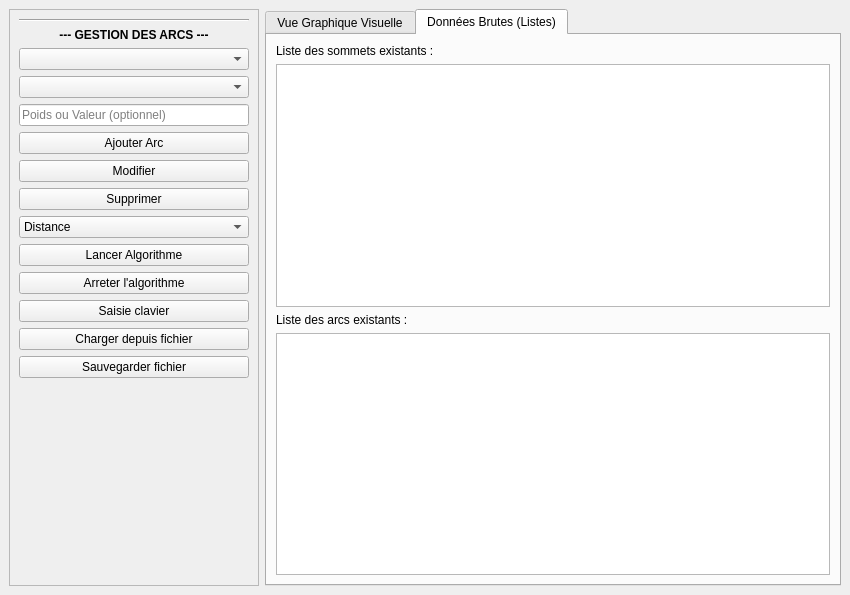
<?xml version="1.0" encoding="UTF-8"?>
<ui version="4.0">
 <class>FenetreGraphe</class>
 <widget class="QMainWindow" name="FenetreGraphe">
  <property name="geometry">
   <rect>
    <x>0</x>
    <y>0</y>
    <width>850</width>
    <height>595</height>
   </rect>
  </property>
  <property name="windowTitle">
   <string>Éditeur de Graphes</string>
  </property>
  <widget class="QWidget" name="centralwidget">
   <layout class="QHBoxLayout" name="horizontalLayout">
    <item>
     <widget class="QFrame" name="frameControles">
      <property name="maximumSize">
       <size>
        <width>250</width>
        <height>16777215</height>
       </size>
      </property>
      <property name="frameShape">
       <enum>QFrame::Shape::StyledPanel</enum>
      </property>
      <layout class="QVBoxLayout" name="verticalLayout">
       <item>
        <widget class="Line" name="ligneSeparation">
         <property name="orientation">
          <enum>Qt::Orientation::Horizontal</enum>
         </property>
        </widget>
       </item>
       <item>
        <widget class="QLabel" name="titreArcs">
         <property name="font">
          <font>
           <bold>true</bold>
          </font>
         </property>
         <property name="text">
          <string>--- GESTION DES ARCS ---</string>
         </property>
         <property name="alignment">
          <set>Qt::AlignmentFlag::AlignCenter</set>
         </property>
        </widget>
       </item>
       <item>
        <widget class="QComboBox" name="comboSommetSource">
         <property name="placeholderText">
          <string>Sommet d'origine...</string>
         </property>
        </widget>
       </item>
       <item>
        <widget class="QComboBox" name="comboSommetDestination">
         <property name="placeholderText">
          <string>Sommet de destination...</string>
         </property>
        </widget>
       </item>
       <item>
        <widget class="QLineEdit" name="inputPoidsArc">
         <property name="placeholderText">
          <string>Poids ou Valeur (optionnel)</string>
         </property>
        </widget>
       </item>
       <item>
        <widget class="QPushButton" name="btnAjouterArc">
         <property name="text">
          <string>Ajouter Arc</string>
         </property>
        </widget>
       </item>
       <item>
        <widget class="QPushButton" name="btnModifierArc">
         <property name="text">
          <string>Modifier</string>
         </property>
        </widget>
       </item>
       <item>
        <widget class="QPushButton" name="btnSupprimerArc">
         <property name="text">
          <string>Supprimer</string>
         </property>
        </widget>
       </item>
       <item>
        <widget class="QComboBox" name="comboAlgorithme">
         <item>
          <property name="text">
           <string>Distance</string>
          </property>
         </item>
         <item>
          <property name="text">
           <string>Tarjan</string>
          </property>
         </item>
         <item>
          <property name="text">
           <string>Rang</string>
          </property>
         </item>
         <item>
          <property name="text">
           <string>Prufer</string>
          </property>
         </item>
         <item>
          <property name="text">
           <string>Ordonancement</string>
          </property>
         </item>
         <item>
          <property name="text">
           <string>Kruskal</string>
          </property>
         </item>
         <item>
          <property name="text">
           <string>Dijkstra</string>
          </property>
         </item>
         <item>
          <property name="text">
           <string>Dantzig</string>
          </property>
         </item>
        </widget>
       </item>
       <item>
        <widget class="QPushButton" name="btnLancerAlgorithme">
         <property name="text">
          <string>Lancer Algorithme</string>
         </property>
        </widget>
       </item>
       <item>
        <widget class="QPushButton" name="pushButton_2">
         <property name="text">
          <string>Arreter l'algorithme</string>
         </property>
        </widget>
       </item>
       <item>
        <widget class="QPushButton" name="btnSaisieClavier">
         <property name="text">
          <string>Saisie clavier</string>
         </property>
        </widget>
       </item>
       <item>
        <widget class="QPushButton" name="btnChargerFichier">
         <property name="text">
          <string>Charger depuis fichier</string>
         </property>
        </widget>
       </item>
       <item>
        <widget class="QPushButton" name="btnSauvgarderFichier">
         <property name="text">
          <string>Sauvegarder fichier</string>
         </property>
        </widget>
       </item>
       <item>
        <spacer name="espaceVertical">
         <property name="orientation">
          <enum>Qt::Orientation::Vertical</enum>
         </property>
         <property name="sizeHint" stdset="0">
          <size>
           <width>20</width>
           <height>40</height>
          </size>
         </property>
        </spacer>
       </item>
      </layout>
     </widget>
    </item>
    <item>
     <widget class="QTabWidget" name="ongletsAffichage">
      <property name="currentIndex">
       <number>1</number>
      </property>
      <widget class="QWidget" name="ongletGraphique">
       <attribute name="title">
        <string>Vue Graphique Visuelle</string>
       </attribute>
       <layout class="QVBoxLayout" name="verticalLayout_2">
        <item>
         <widget class="QGraphicsView" name="zoneDessinGraphe"/>
        </item>
       </layout>
      </widget>
      <widget class="QWidget" name="ongletListes">
       <attribute name="title">
        <string>Données Brutes (Listes)</string>
       </attribute>
       <layout class="QVBoxLayout" name="verticalLayout_3">
        <item>
         <widget class="QLabel" name="labelListeSommets">
          <property name="text">
           <string>Liste des sommets existants :</string>
          </property>
         </widget>
        </item>
        <item>
         <widget class="QListWidget" name="textSommets"/>
        </item>
        <item>
         <widget class="QLabel" name="labelListeArcs">
          <property name="text">
           <string>Liste des arcs existants :</string>
          </property>
         </widget>
        </item>
        <item>
         <widget class="QListWidget" name="textArcs"/>
        </item>
       </layout>
      </widget>
     </widget>
    </item>
   </layout>
  </widget>
 </widget>
 <resources/>
 <connections/>
</ui>
